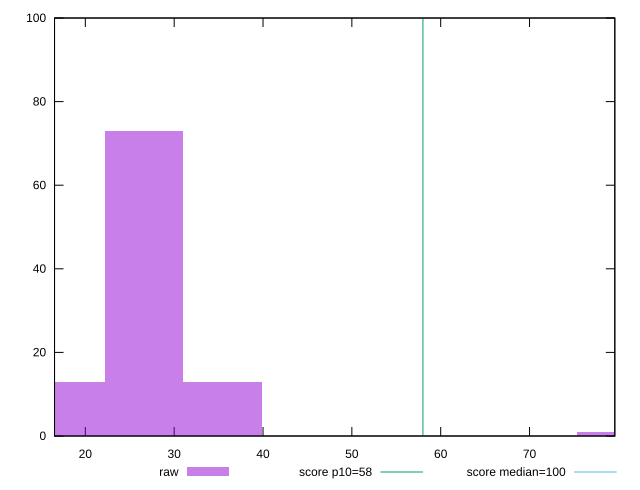

This figure's gnuplot source:
reset

$raw <<EOF
79.79220574875134 1
26.597401916250448 73
35.4632025550006 13
17.7316012775003 13
EOF

set key outside below
set boxwidth 8.86580063875015
set xrange [16.533333333333335:79.60000000000001]
set yrange [0:100]
set trange [0:100]
set style fill transparent solid 0.5 noborder

set parametric
set terminal svg size 640, 490 enhanced background rgb 'white'
set output "reports/report_00031_2021-02-24T23-18-18.084Z/estimated-input-latency/samples/music/raw/histogram.svg"

plot $raw title "raw" with boxes, \
     58,t title "score p10=58", \
     100,t title "score median=100"

reset
